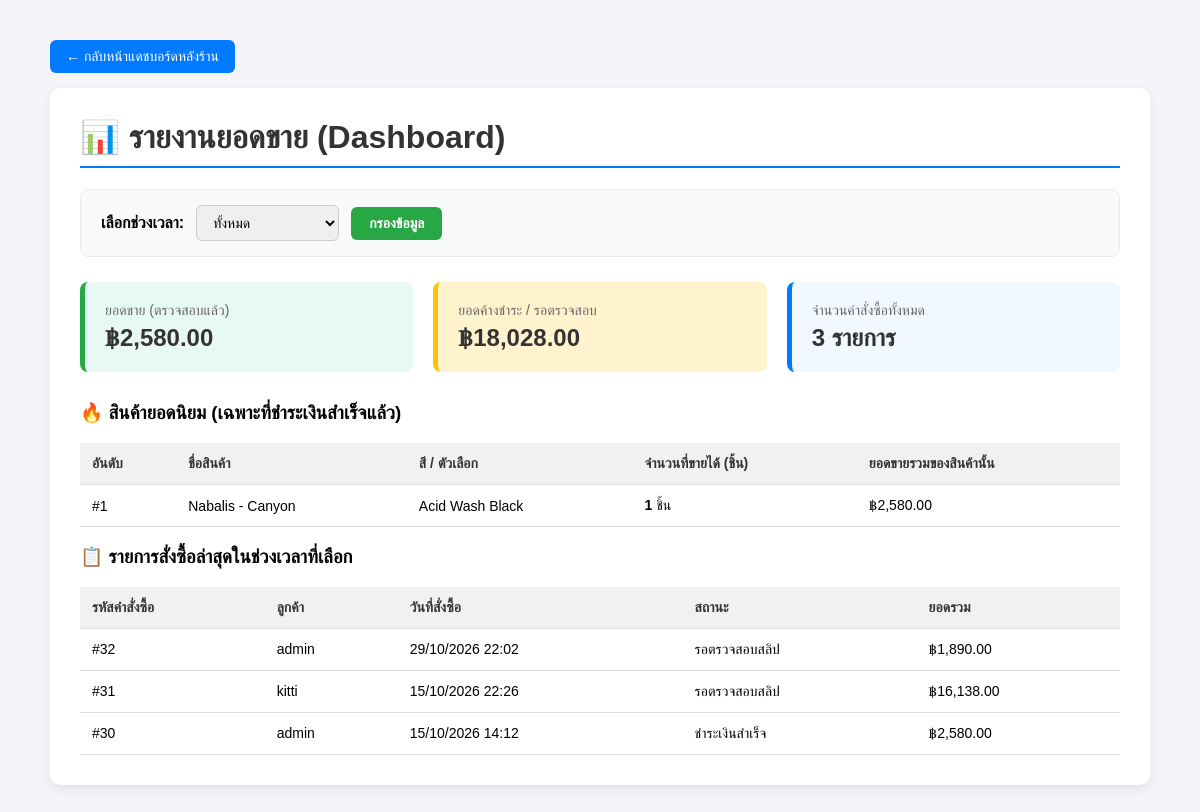
The page /dashboard/ (signed in) on the database its author committed.
### shop/models.py (models this page shows, shortened)
class OrderItem(models.Model):
    order = models.ForeignKey(Order, on_delete=models.CASCADE, related_name='items')
    product = models.ForeignKey(Product, on_delete=models.SET_NULL, null=True)
    product_name = models.CharField(max_length=255) # บันทึกชื่อไว้กันสินค้าถูกลบ
    color = models.CharField(max_length=50, default='ปกติ')
    quantity = models.PositiveIntegerField(default=1)
    price = models.DecimalField(max_digits=10, decimal_places=2) # ราคา ณ ตอนซื้อ

class Order(models.Model):
    STATUS_CHOICES = [
        ("รอตรวจสอบสลิป", "รอตรวจสอบสลิป"),
        ("ชำระเงินสำเร็จ", "ชำระเงินสำเร็จ"),
        ("สลิปไม่ถูกต้อง", "สลิปไม่ถูกต้อง"),
    ]
    status = models.CharField(
        max_length=50,
        choices=STATUS_CHOICES,
        default="รอชำระเงิน / อัปโหลดสลิป",
        verbose_name="สถานะคำสั่งซื้อ"
    )
    user = models.ForeignKey(User, on_delete=models.CASCADE, null=True, blank=True, verbose_name="ผู้สั่งซื้อ")
    full_name = models.CharField(max_length=150, verbose_name="ชื่อ-นามสกุล ผู้รับ")
    phone = models.CharField(max_length=20, verbose_name="เบอร์โทรศัพท์")
    address = models.TextField(verbose_name="ที่อยู่จัดส่ง")
    total_price = models.DecimalField(max_digits=10, decimal_places=2, verbose_name="ยอดรวมทั้งหมด")
    slip_image = models.ImageField(upload_to='slips/', blank=True, null=True, verbose_name="หลักฐานการชำระเงิน (สลิป)")
    created_at = models.DateTimeField(auto_now_add=True, verbose_name="วันที่สั่งซื้อ")

### shop/views.py (the view)
# urls.py: path('dashboard/', views.dashboard_view, name='dashboard'),
@staff_member_required
def dashboard_view(request):
    orders = Order.objects.all()
    date_filter = request.GET.get('date_filter', 'all')
    start_date = request.GET.get('start_date')
    end_date = request.GET.get('end_date')
    today = timezone.now().date()
    if date_filter == 'today':
        orders = orders.filter(created_at__date=today)
    elif date_filter == '7days':
        orders = orders.filter(created_at__date__gte=today - timedelta(days=7))
    elif date_filter == 'month':
        orders = orders.filter(created_at__year=today.year, created_at__month=today.month)
    elif date_filter == 'year':
        orders = orders.filter(created_at__year=today.year)
    elif date_filter == 'custom' and start_date and end_date:
        orders = orders.filter(created_at__date__gte=start_date, created_at__date__lte=end_date)
    verified_orders = orders.filter(status='ชำระเงินสำเร็จ')
    total_sales = verified_orders.aggregate(Sum('total_price'))['total_price__sum'] or 0
    pending_orders = orders.exclude(status='ชำระเงินสำเร็จ')
    total_pending = pending_orders.aggregate(Sum('total_price'))['total_price__sum'] or 0
    total_orders = orders.count()
    best_sellers = (
        OrderItem.objects.filter(order__in=verified_orders)
        .values('product_name', 'color')
        .annotate(total_sold=Sum('quantity'), total_income=Sum(F('price') * F('quantity')))
        .order_by('-total_sold')[:5]  # ดึงมา 5 อันดับแรก
    )
    context = {
        'total_sales': total_sales,
        'total_pending': total_pending,
        'total_orders': total_orders,
        'orders': orders.order_by('-created_at')[:10],
        'best_sellers': best_sellers,  # ส่งตัวแปรนี้ไปแสดงผล
        'date_filter': date_filter,
        'start_date': start_date,
        'end_date': end_date,
    }
    return render(request, 'shop/dashboard.html', context)

### shop/templates/shop/dashboard.html (shortened to what this page needs)
{% load static %}
<!DOCTYPE html>
<html lang="th">
<head>
</head>
<body>
    <div class="dashboard-wrapper">
        <a href="{% url 'admin:index' %}" class="btn-back">← กลับหน้าแดชบอร์ดหลังร้าน</a>
        <div class="dashboard-container">
            <h1>📊 รายงานยอดขาย (Dashboard)</h1>
            <div class="filter-card">
                <form method="GET" action="" class="filter-form">
                    <label for="date_filter"><strong>เลือกช่วงเวลา:</strong></label>
                    <select name="date_filter" id="date_filter" onchange="toggleCustomDates(this.value)">
                        <option value="all" {% if date_filter == 'all' %}selected{% endif %}>ทั้งหมด</option>
                    </select>
                    <button type="submit" class="btn-filter">กรองข้อมูล</button>
                </form>
            </div>
            <div class="stats-grid">
                <div class="stat-card green">
                    <div class="stat-title">ยอดขาย (ตรวจสอบแล้ว)</div>
                    <div class="stat-value">฿{{ total_sales|floatformat:2 }}</div>
                </div>
                <div class="stat-card warning">
                    <div class="stat-title">ยอดค้างชำระ / รอตรวจสอบ</div>
                    <div class="stat-value">฿{{ total_pending|floatformat:2 }}</div>
                </div>
                <div class="stat-card">
                    <div class="stat-title">จำนวนคำสั่งซื้อทั้งหมด</div>
                    <div class="stat-value">{{ total_orders }} รายการ</div>
                </div>
            </div>
            <h3 style="margin-top: 30px;">🔥 สินค้ายอดนิยม (เฉพาะที่ชำระเงินสำเร็จแล้ว)</h3>
            <table>
                <thead>
                    <tr>
                        <th>อันดับ</th>
                        <th>ชื่อสินค้า</th>
                        <th>สี / ตัวเลือก</th>
                        <th>จำนวนที่ขายได้ (ชิ้น)</th>
                        <th>ยอดขายรวมของสินค้านั้น</th>
                    </tr>
                </thead>
                <tbody>
                    {% for item in best_sellers %}
                    <tr>
                        <td>#{{ forloop.counter }}</td>
                        <td>{{ item.product_name }}</td>
                        <td>{{ item.color|default:"-" }}</td>
                        <td><strong>{{ item.total_sold }}</strong> ชิ้น</td>
                        <td>฿{{ item.total_income|floatformat:2 }}</td>
                    </tr>
                    {% empty %}
                    <tr>
                        <td colspan="5" style="text-align: center; color: #888; padding: 20px;">
                            ยังไม่มีข้อมูลสินค้าขายดีในช่วงเวลานี้
                        </td>
                    </tr>
                    {% endfor %}
                </tbody>
            </table>
            <h3>📋 รายการสั่งซื้อล่าสุดในช่วงเวลาที่เลือก</h3>
            <table>
                <thead>
                    <tr>
                        <th>รหัสคำสั่งซื้อ</th>
                        <th>ลูกค้า</th>
                        <th>วันที่สั่งซื้อ</th>
                        <th>สถานะ</th>
                        <th>ยอดรวม</th>
                    </tr>
                </thead>
                <tbody>
                    {% for order in orders %}
                    <tr>
                        <td>#{{ order.id }}</td>
                        <td>{{ order.user.username }}</td>
                        <td>{{ order.created_at|date:"d/m/Y H:i" }}</td>
                        <td>{{ order.status|default:"-" }}</td>
                        <td>฿{{ order.total_price|floatformat:2 }}</td>
                    </tr>
                    {% empty %}
                    <tr>
                        <td colspan="5" style="text-align: center; color: #888; padding: 20px;">
                            ไม่พบข้อมูลยอดขายในช่วงเวลาที่เลือก
                        </td>
                    </tr>
                    {% endfor %}
                </tbody>
            </table>
        </div>
    </div>
</body>
</html>

### shop/templates/shop/dashboard.html (style rules this page uses)
body { font-family: sans-serif; background: #f4f4f9; margin: 0; padding: 40px; display: flex; justify-content: center; }
.dashboard-wrapper { width: 100%; max-width: 1100px; position: relative; }
.btn-back { display: inline-flex; align-items: center; gap: 6px; background-color: #007bff; color: white; padding: 8px 16px; border-radius: 6px; text-decoration: none; font-size: 14px; font-weight: 500; margin-bottom: 15px; transition: background 0.2s; }
.dashboard-container { background: white; padding: 30px; border-radius: 10px; box-shadow: 0 4px 12px rgba(0, 0, 0, 0.08); }
h1 { color: #333; margin-top: 0; border-bottom: 2px solid #007bff; padding-bottom: 10px; }
.filter-card { background: #f8f9fa; padding: 15px 20px; border-radius: 8px; border: 1px solid #e9ecef; margin-bottom: 25px; }
.filter-form { display: flex; flex-wrap: wrap; gap: 12px; align-items: center; }
.filter-form select, .filter-form input[type="date"] { padding: 8px 12px; border: 1px solid #ccc; border-radius: 6px; font-size: 14px; }
.btn-filter { background-color: #28a745; color: white; border: none; padding: 8px 18px; border-radius: 6px; cursor: pointer; font-weight: bold; font-size: 14px; }
.stats-grid { display: grid; grid-template-columns: repeat(auto-fit, minmax(220px, 1fr)); gap: 20px; margin-bottom: 30px; }
.stat-card { background: #f1f8ff; border-left: 5px solid #007bff; padding: 20px; border-radius: 8px; }
.stat-card.green { background: #e8f8f5; border-left-color: #28a745; }
.stat-card.warning { background: #fff3cd; border-left-color: #ffc107; }
.stat-title { font-size: 14px; color: #666; margin-bottom: 5px; }
.stat-value { font-size: 24px; font-weight: bold; color: #333; }
table { width: 100%; border-collapse: collapse; margin-top: 15px; }
th, td { text-align: left; padding: 12px; border-bottom: 1px solid #ddd; font-size: 14px; }
th { background-color: #f1f1f1; color: #333; }

### rows shown on the page
OrderItem: product_name "Nabalis - Canyon", color "Acid Wash Black", total_sold "1", total_income "2,580.00"
Order: id "32", user.username "admin", created_at "29/10/2026 22:02", status "รอตรวจสอบสลิป", total_price "1,890.00"
Order: id "31", user.username "kitti", created_at "15/10/2026 22:26", status "รอตรวจสอบสลิป", total_price "16,138.00"
Order: id "30", user.username "admin", created_at "15/10/2026 14:12", status "ชำระเงินสำเร็จ", total_price "2,580.00"

### other values the page prints
{{ total_sales|floatformat:2 }} "2,580.00"
{{ total_pending|floatformat:2 }} "18,028.00"
{{ total_orders }} "3"
